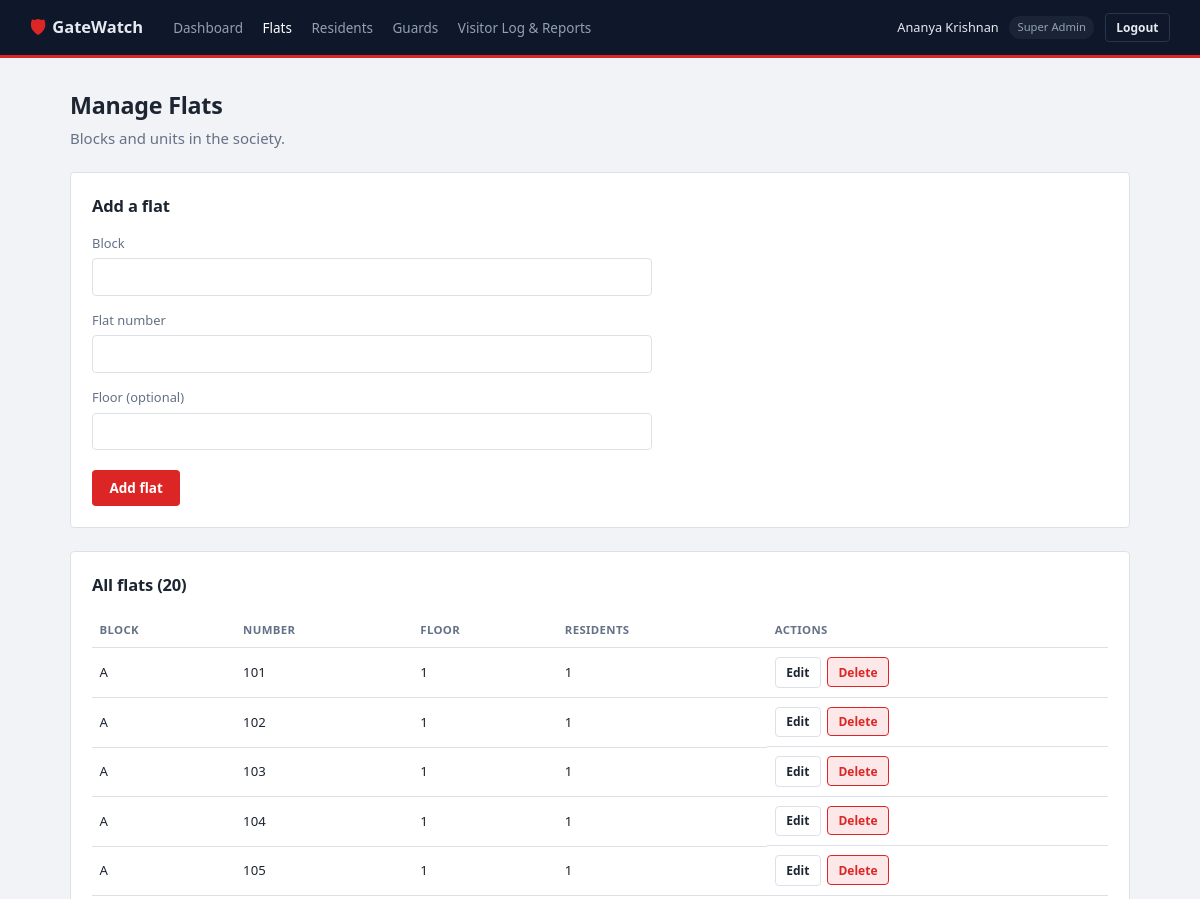
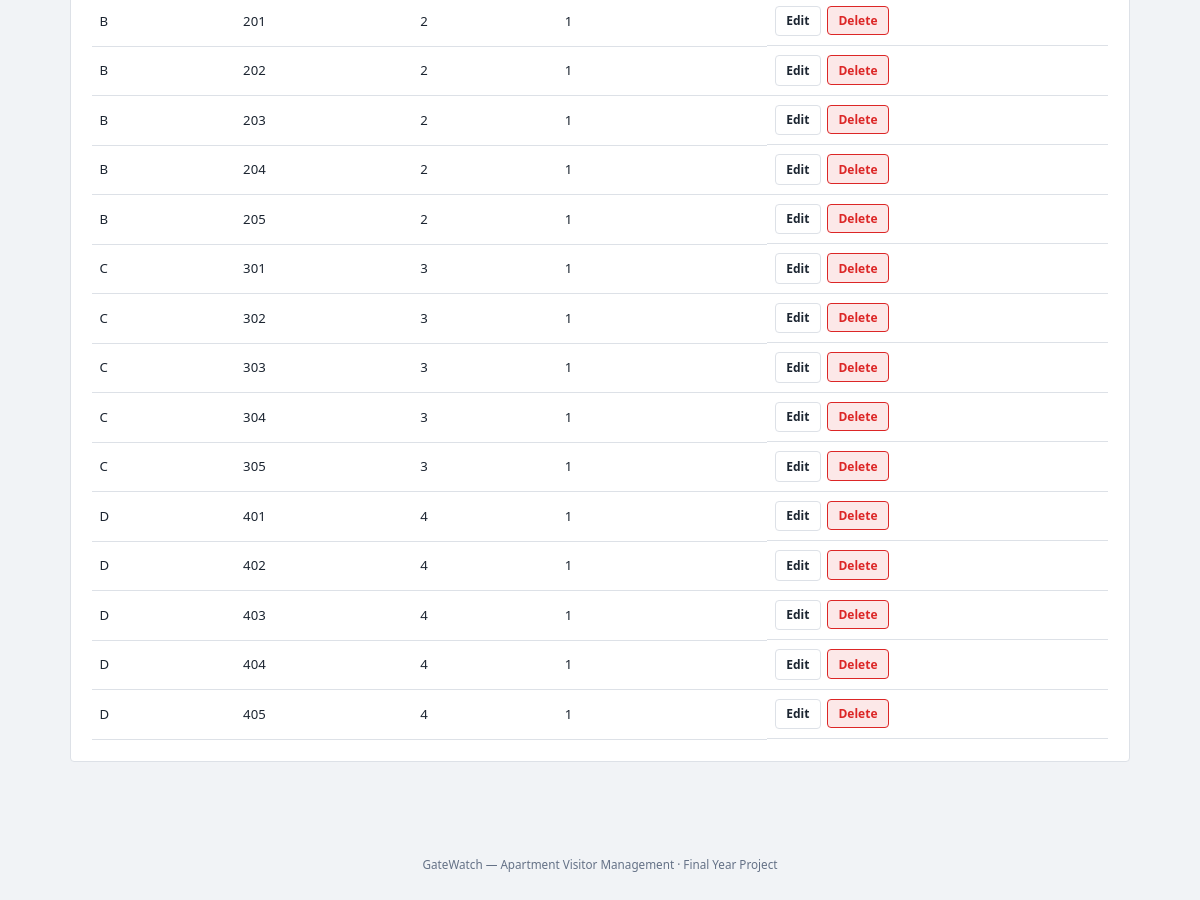
Screenshot of /index.php?route=admin/flats (signed in) with the database file from the repository (2 pictures, top to bottom).
### tables this page shows
CREATE TABLE flats (
    id            INT AUTO_INCREMENT PRIMARY KEY,
    block         VARCHAR(10) NOT NULL,
    number        VARCHAR(10) NOT NULL,
    floor         INT NULL,
    created_at    TIMESTAMP NOT NULL DEFAULT CURRENT_TIMESTAMP,
    UNIQUE KEY uniq_block_number (block, number)
);

### app/controllers/AdminController.php (called while the page is built, shortened)
<?php
require_once __DIR__ . '/../models/Flat.php';
class AdminController
{
    public function flats(): void
    {
        $flats = Flat::all();
        $old = [];
        require __DIR__ . '/../views/admin/flats.php';
    }
}

### public/index.php (called while the page is built, shortened)
<?php
require_once __DIR__ . '/../core/helpers.php';
require_once __DIR__ . '/../core/Database.php';
require_once __DIR__ . '/../app/controllers/AdminController.php';
$router = new Router();
$router->get('login', fn() => (new AuthController())->showLogin());
$router->post('login', fn() => (new AuthController())->login());
$router->post('logout', fn() => (new AuthController())->logout());
$router->get('admin/dashboard', fn() => (new AdminController())->dashboard());
$router->get('admin/flats', fn() => (new AdminController())->flats());
$router->post('admin/flats/store', fn() => (new AdminController())->flatStore());
$router->post('admin/flats/update', fn() => (new AdminController())->flatUpdate());
$router->post('admin/flats/delete', fn() => (new AdminController())->flatDelete());
$router->get('admin/residents', fn() => (new AdminController())->residents());
$router->post('admin/residents/store', fn() => (new AdminController())->residentStore());
$router->post('admin/residents/status', fn() => (new AdminController())->residentStatus());
$router->get('admin/guards', fn() => (new AdminController())->guards());
$router->post('admin/guards/store', fn() => (new AdminController())->guardStore());
$router->post('admin/guards/status', fn() => (new AdminController())->guardStatus());
$router->get('admin/visitor-log', fn() => (new AdminController())->visitorLog());
$router->get('guard/dashboard', fn() => (new GuardController())->dashboard());
$router->get('guard/checkin', fn() => (new GuardController())->checkInForm());
$router->post('guard/checkin/lookup', fn() => (new GuardController())->lookupCode());
$router->post('guard/checkin/code', fn() => (new GuardController())->checkInByCode());
$router->post('guard/checkin/walkin', fn() => (new GuardController())->checkInWalkIn());
$router->post('guard/checkout', fn() => (new GuardController())->checkOut());
$router->get('resident/dashboard', fn() => (new ResidentController())->dashboard());
$router->get('resident/preapprove', fn() => (new ResidentController())->preapproveForm());
$router->post('resident/preapprove/store', fn() => (new ResidentController())->preapproveStore());
$router->post('resident/preapprove/cancel', fn() => (new ResidentController())->preapproveCancel());
$router->get('resident/history', fn() => (new ResidentController())->history());
$route = $_GET['route'] ?? '';
$router->dispatch($_SERVER['REQUEST_METHOD'], $route);

### core/Router.php (called while the page is built, shortened)
<?php
class Router
{
    private array $routes = ['GET' => [], 'POST' => []];
    public function get(string $route, callable $handler): void
    {
        $this->routes['GET'][$route] = $handler;
    }
    public function post(string $route, callable $handler): void
    {
        $this->routes['POST'][$route] = $handler;
    }
    public function dispatch(string $method, string $route): void
    {
        $handler = $this->routes[$method][$route] ?? null;
        try {
            $handler();
        } catch (Throwable $e) {
            error_log($e->getMessage());
            http_response_code(500);
            require __DIR__ . '/../app/views/errors/500.php';
        }
    }
}

### core/helpers.php (called while the page is built, shortened)
<?php
function e(?string $value): string
{
    return htmlspecialchars($value ?? '', ENT_QUOTES, 'UTF-8');
}
function old(array $data, string $key, string $default = ''): string
{
    return e($data[$key] ?? $default);
}

### config/database.php (called while the page is built)
<?php
return [
    'host'     => '127.0.0.1',
    'port'     => 3306,
    'database' => 'apartment_visitor_management',
    'username' => 'root',
    'password' => '',
    'charset'  => 'utf8mb4',
];

### core/Database.php (called while the page is built)
<?php
class Database
{
    private static ?PDO $instance = null;
    public static function connect(): PDO
    {
        if (self::$instance === null) {
            $config = require __DIR__ . '/../config/database.php';
            $dsn = sprintf(
                'mysql:host=%s;port=%d;dbname=%s;charset=%s',
                $config['host'],
                $config['port'],
                $config['database'],
                $config['charset']
            );
            self::$instance = new PDO($dsn, $config['username'], $config['password'], [
                PDO::ATTR_ERRMODE            => PDO::ERRMODE_EXCEPTION,
                PDO::ATTR_DEFAULT_FETCH_MODE => PDO::FETCH_ASSOC,
                PDO::ATTR_EMULATE_PREPARES   => false,
            ]);
        }
        return self::$instance;
    }
}

### app/models/Flat.php (called while the page is built, shortened)
<?php
require_once __DIR__ . '/../../core/Database.php';
class Flat
{
    public static function all(): array
    {
        $stmt = Database::connect()->query(
            'SELECT f.*,
                    (SELECT COUNT(*) FROM residents r WHERE r.flat_id = f.id) AS resident_count
             FROM flats f
             ORDER BY f.block, f.number'
        );
        return $stmt->fetchAll();
    }
}

### app/views/admin/flats.php (the view, shortened to what this page needs)
<?php $pageTitle = 'Flats'; require __DIR__ . '/../partials/header.php'; require __DIR__ . '/../partials/navbar.php'; ?>
<main class="page">
    <h1>Manage Flats</h1>
    <p class="page-sub">Blocks and units in the society.</p>
    <div class="card">
        <div class="card-head"><h2>Add a flat</h2></div>
        <form method="POST" action="/index.php?route=admin/flats/store" class="form-grid">
            <label>Block
                <input type="text" name="block" value="<?= old($old ?? [], 'block') ?>" maxlength="10" required>
            </label>
            <label>Flat number
                <input type="text" name="number" value="<?= old($old ?? [], 'number') ?>" maxlength="10" required>
            </label>
            <label>Floor (optional)
                <input type="number" name="floor" value="<?= old($old ?? [], 'floor') ?>">
            </label>
            <div class="form-actions">
                <button type="submit" class="btn btn-accent">Add flat</button>
            </div>
        </form>
    </div>
    <div class="card">
        <div class="card-head"><h2>All flats (<?= count($flats) ?>)</h2></div>
        <?php if (empty($flats)): ?>
            <p class="empty-state">No flats added yet.</p>
        <?php else: ?>
        <div class="table-scroll">
        <table class="data-table">
            <tr><th>Block</th><th>Number</th><th>Floor</th><th>Residents</th><th>Actions</th></tr>
            <?php foreach ($flats as $flat): ?>
                <tr>
                    <td><?= e($flat['block']) ?></td>
                    <td><?= e($flat['number']) ?></td>
                    <td><?= e((string)($flat['floor'] ?? '-')) ?></td>
                    <td><?= (int)$flat['resident_count'] ?></td>
                    <td class="row-actions">
                        <details>
                            <summary class="btn btn-ghost btn-sm">Edit</summary>
                        </details>
                        <form method="POST" action="/index.php?route=admin/flats/delete" class="inline-form"
                              onsubmit="return confirm('Remove this flat? Only possible if it has no residents.');">
                            <button type="submit" class="btn btn-danger btn-sm">Delete</button>
                        </form>
                    </td>
                </tr>
            <?php endforeach; ?>
        </table>
        </div>
        <?php endif; ?>
    </div>
</main>
<?php require __DIR__ . '/../partials/footer.php'; ?>

### public/assets/css/style.css (style rules this page uses)
:root { --bg: #f1f3f6; --bg-elevated: #ffffff; --bg-card: #ffffff; --border: #dde1e7; --text: #1c2531; --text-muted: #647186; --accent: #dc2626; --accent-dark: #b91c1c; --accent-contrast: #ffffff; --slate: #0f172a; --slate-elevated: #1a2436; --slate-border: #2a3648; --slate-text: #e6eaf0; --slate-text-muted: #93a0b4; --danger: #dc2626; --danger-bg: #fce8e8; --success: #15803d; --success-bg: #e2f5e8; --warning: #b45309; --warning-bg: #fdf1dc; --info: #475569; --info-bg: #eaedf1; --radius: 4px; --font: 'Segoe UI', system-ui, -apple-system, Roboto, sans-serif; --mono: 'Consolas', 'SFMono-Regular', Menlo, monospace; }
* { box-sizing: border-box; }
html, body { margin: 0; padding: 0; background: var(--bg); color: var(--text); font-family: var(--font); font-size: 15px; line-height: 1.5; }
h1, h2, h3 { font-weight: 600; margin: 0 0 0.5em; letter-spacing: -0.01em; }
h1 { font-size: 1.55rem; }
h2 { font-size: 1.1rem; }
.btn { display: inline-block; padding: 0.55rem 1.1rem; border-radius: var(--radius); border: 1px solid transparent; font-size: 0.9rem; font-weight: 600; cursor: pointer; font-family: inherit; }
.btn-accent { background: var(--accent); color: #fff; }
.btn-ghost { background: transparent; color: var(--text); border-color: var(--border); }
.btn-danger { background: var(--danger-bg); color: var(--danger); border-color: var(--danger); }
.btn-sm { padding: 0.35rem 0.7rem; font-size: 0.8rem; }
.inline-form { display: inline-block; margin: 0; }
.page { max-width: 1120px; margin: 0 auto; padding: 2rem; }
.page-sub { color: var(--text-muted); margin-top: -0.5rem; margin-bottom: 1.5rem; }
.card { background: var(--bg-card); border: 1px solid var(--border); border-radius: var(--radius); padding: 1.4rem; margin-bottom: 1.5rem; }
.card-head { display: flex; align-items: center; justify-content: space-between; margin-bottom: 1rem; gap: 1rem; flex-wrap: wrap; }
.card-head h1, .card-head h2 { margin: 0; }
.data-table { width: 100%; border-collapse: collapse; font-size: 0.88rem; }
.data-table th, .data-table td { text-align: left; padding: 0.6rem 0.5rem; border-bottom: 1px solid var(--border); }
.data-table th { color: var(--text-muted); font-weight: 600; font-size: 0.76rem; text-transform: uppercase; letter-spacing: 0.03em; }
.row-actions { display: flex; gap: 0.4rem; flex-wrap: wrap; }
.table-scroll { overflow-x: auto; }
.form-grid { display: flex; flex-direction: column; gap: 1rem; max-width: 560px; }
.form-grid label { display: flex; flex-direction: column; gap: 0.35rem; font-size: 0.86rem; color: var(--text-muted); }
input[type=text], input[type=email], input[type=password], input[type=number], input[type=tel], input[type=datetime-local], input[type=date], select, textarea { background: var(--bg-elevated); border: 1px solid var(--border); border-radius: var(--radius); color: var(--text); padding: 0.55rem 0.7rem; font-family: inherit; font-size: 0.92rem; }
.form-actions { display: flex; gap: 0.6rem; margin-top: 0.3rem; flex-wrap: wrap; }

### rows the page displays
flats: block "A", number "101", floor "1", resident_count "1"
flats: block "A", number "102", floor "1", resident_count "1"
flats: block "A", number "103", floor "1", resident_count "1"
flats: block "A", number "104", floor "1", resident_count "1"
flats: block "A", number "105", floor "1", resident_count "1"
flats: block "B", number "201", floor "2", resident_count "1"
flats: block "B", number "202", floor "2", resident_count "1"
flats: block "B", number "203", floor "2", resident_count "1"
flats: block "B", number "204", floor "2", resident_count "1"
flats: block "B", number "205", floor "2", resident_count "1"
flats: block "C", number "301", floor "3", resident_count "1"
flats: block "C", number "302", floor "3", resident_count "1"
flats: block "C", number "303", floor "3", resident_count "1"
flats: block "C", number "304", floor "3", resident_count "1"
flats: block "C", number "305", floor "3", resident_count "1"
flats: block "D", number "401", floor "4", resident_count "1"
flats: block "D", number "402", floor "4", resident_count "1"
flats: block "D", number "403", floor "4", resident_count "1"
flats: block "D", number "404", floor "4", resident_count "1"
flats: block "D", number "405", floor "4", resident_count "1"

### other values shown
$label "Dashboard"
$label "Flats"
$label "Residents"
$label "Guards"
$label "Visitor Log & Reports"
Auth::name() "Ananya Krishnan"
str_replace('_', ' ', $role) "Super Admin"
count($flats) "20"
